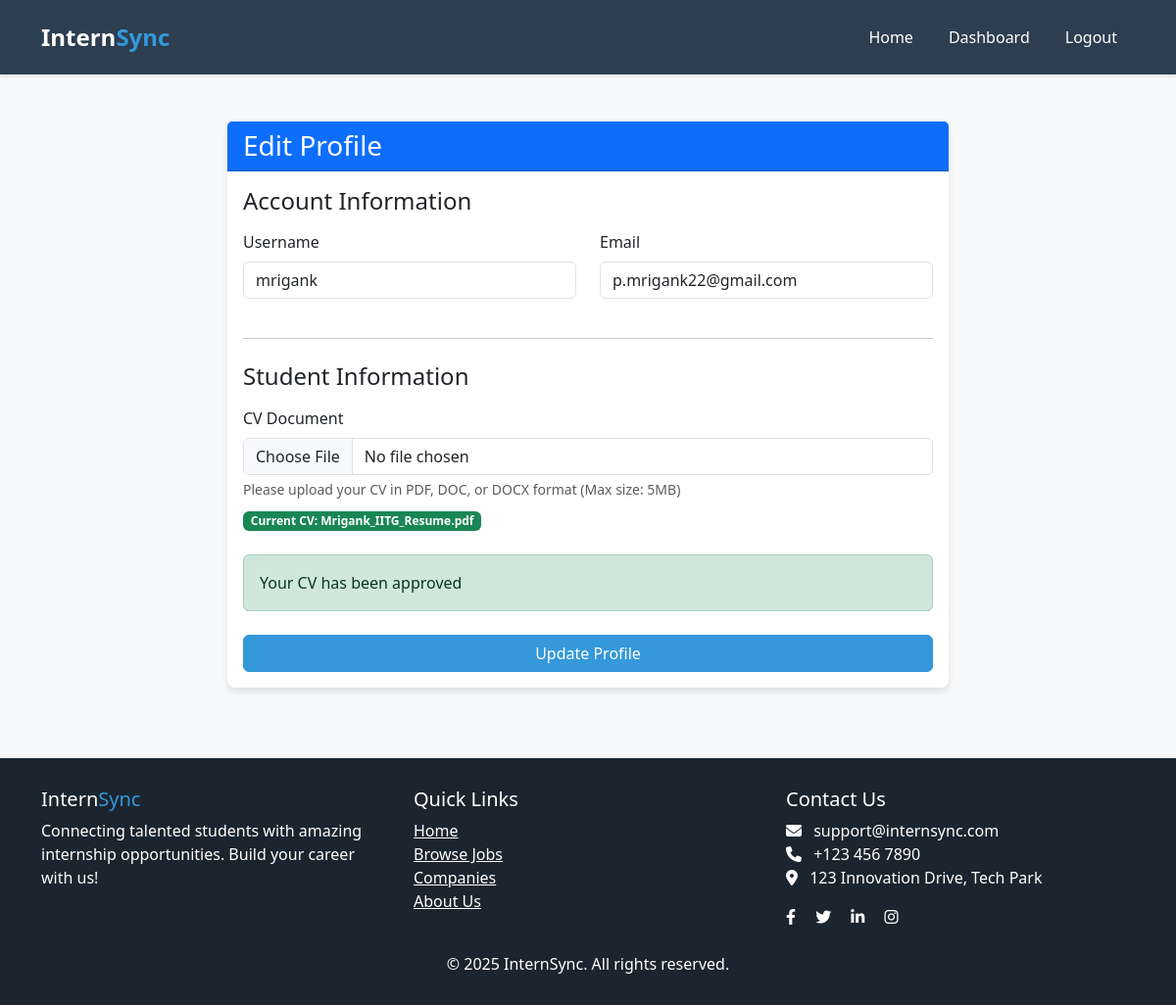
The app's page /edit_profile/ (signed in) with its own data.
### authentication/models.py (models this page shows, shortened)
class CustomUser(AbstractUser):
    STUDENT = 'student'
    RECRUITER = 'recruiter'
    ADMIN = 'admin'
    ROLE_CHOICES = [
        (STUDENT, 'Student'),
        (RECRUITER, 'Recruiter'),
        (ADMIN, 'Admin'),
    ]
    role = models.CharField(max_length=10, choices=ROLE_CHOICES)
    email = models.EmailField(unique=True)
    def is_student(self):
        return self.role == self.STUDENT

class Student(models.Model):
    user = models.OneToOneField(CustomUser,on_delete=models.CASCADE,primary_key=True)
    cv = models.FileField(upload_to='cv_files/', blank=True, null=True)
    cv_approved_status = models.BooleanField(default=False)
    job_status = models.BooleanField(default=False)

### authentication/views.py (the view)
# urls.py: path('edit_profile/',views.edit_profile,name='edit_profile')
@login_required
def edit_profile(request):
    user = request.user
    if request.method == 'POST':
        user_form = CustomUserForm(request.POST, instance=user)
        if user.is_student():
            profile_form = StudentProfileForm(request.POST, request.FILES, instance=user.student)
        elif user.is_recruiter():
            profile_form = RecruiterProfileForm(request.POST, instance=user.recruiter)
        else:
            messages.error(request, "Profile editing not available for your role.")
            return redirect('home')
        if user_form.is_valid() and profile_form.is_valid():
            user_form.save()
            profile_form.save()
            if user.is_student() and 'cv' in request.FILES:
                user.student.cv_approved_status = False
                user.student.save()
            messages.success(request, "Your profile has been updated successfully!")
            return redirect('profile')  # Redirect to profile page
    else:
        user_form = CustomUserForm(instance=user)
        if user.is_student():
            profile_form = StudentProfileForm(instance=user.student)
        elif user.is_recruiter():
            profile_form = RecruiterProfileForm(instance=user.recruiter)
        else:
            messages.error(request, "Profile editing not available for your role.")
            return redirect('home')
    context = {
        'user_form': user_form,
        'profile_form': profile_form,
    }
    return render(request, 'edit_profile.html', context)

### authentication/forms.py (shortened to what this page needs)
class CustomUserForm(UserChangeForm):
    password = None  # Remove password field from form
    class Meta:
        model = CustomUser
        fields = ['username', 'email']
        widgets = {
            'username': forms.TextInput(attrs={'class': 'form-control'}),
            'email': forms.EmailInput(attrs={'class': 'form-control'}),
        }

class StudentProfileForm(forms.ModelForm):
    class Meta:
        model = Student
        fields = ['cv']
        widgets = {
            'cv': forms.FileInput(attrs={'class': 'form-control'})
        }

### templates/edit_profile.html (shortened to what this page needs)
{% extends 'base.html' %}
{% block content %}
<div class="container mt-5 mb-5">
    <div class="row justify-content-center">
        <div class="col-md-8">
            <div class="card">
                <div class="card-header bg-primary text-white">
                    <h3 class="mb-0">Edit Profile</h3>
                </div>
                <div class="card-body">
                    <form method="post" enctype="multipart/form-data">
                        <h4 class="mb-3">Account Information</h4>
                        <div class="row">
                            <div class="col-md-6 mb-3">
                                <label for="{{ user_form.username.id_for_label }}" class="form-label">Username</label>
                                {{ user_form.username }}
                            </div>
                            <div class="col-md-6 mb-3">
                                <label for="{{ user_form.email.id_for_label }}" class="form-label">Email</label>
                                {{ user_form.email }}
                            </div>
                        </div>
                        <hr class="my-4">
                        {% if user.is_student %}
                            <h4 class="mb-3">Student Information</h4>
                            <div class="mb-4">
                                <label for="{{ profile_form.cv.id_for_label }}" class="form-label">CV Document</label>
                                {{ profile_form.cv }}
                                <div class="form-text">Please upload your CV in PDF, DOC, or DOCX format (Max size: 5MB)</div>
                                {% if user.student.cv %}
                                    <div class="mt-2">
                                        <span class="badge bg-success">Current CV: {{ user.student.cv.name|slice:"9:" }}</span>
                                    </div>
                                {% endif %}
                            </div>
                            {% if user.student.cv_approved_status %}
                                <div class="alert alert-success">
                                     Your CV has been approved
                                </div>
                            {% elif user.student.cv %}
                                <div class="alert alert-warning">
                                    <i class="bi bi-exclamation-triangle-fill"></i> Your CV is pending approval
                                </div>
                            {% endif %}
                        {% endif %}
                        <div class="d-grid gap-2 mt-4">
                            <button type="submit" class="btn btn-primary">Update Profile</button>
                        </div>
                    </form>
                </div>
            </div>
        </div>
    </div>
</div>
{% endblock %}

### templates/base.html (style rules this page uses)
:root { --primary: #2c3e50; --secondary: #3498db; --accent: #e74c3c; --light: #ecf0f1; --success: #2ecc71; --warning: #f39c12; --dark: #1a252f; }
body { font-family: 'Segoe UI', Tahoma, Geneva, Verdana, sans-serif; background-color: #f8f9fa; color: var(--primary); }
.btn-primary { background-color: var(--secondary); border-color: var(--secondary); }
.card { border-radius: 8px; box-shadow: 0 4px 6px rgba(0,0,0,0.1); transition: transform 0.3s; border: none; }

### records on screen
CustomUser: username "mrigank", email "p.mrigank22@gmail.com", student.cv.name "Mrigank_IITG_Resume.pdf"
